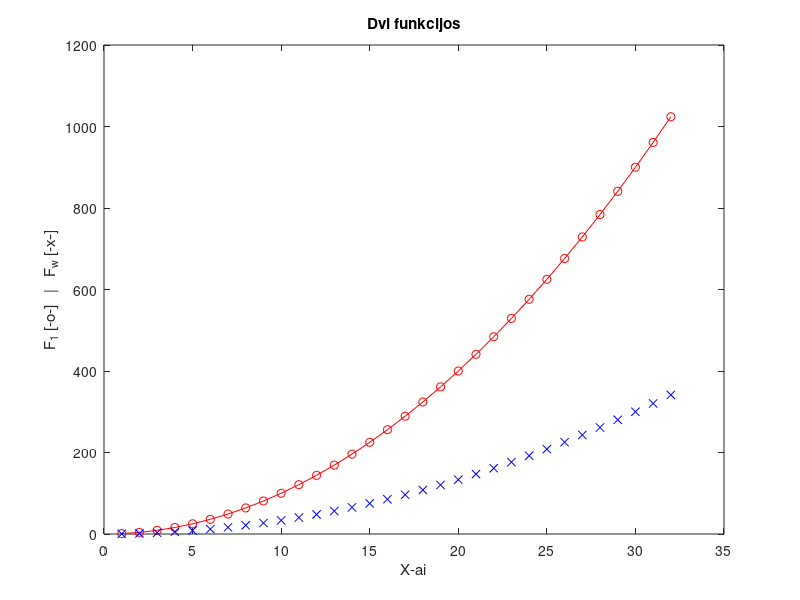

Here is the MATLAB script that generated this plot:
% Dovydas Radžiūnas EIf-25
% 2026-09-14

x = 1:32;
y = x.^2;

plot(x, y, 'o-r', x, y/3, 'xb')
title('Dvi funkcijos')
xlabel('X-ai')
ylabel('F_1 [-o-]   |   F_w [-x-]')

%% 
N = 5;
vek = N+1:0.5:N+4

A = [N N+1 N+3; N+4 N+5 N+6; N+7 N+8 N+9]

A(3,2)
A([2 3], [1 2])
A([1 3], [1 3])

mod_vek = vek(1:3);
A_vek = [A; mod_vek]
